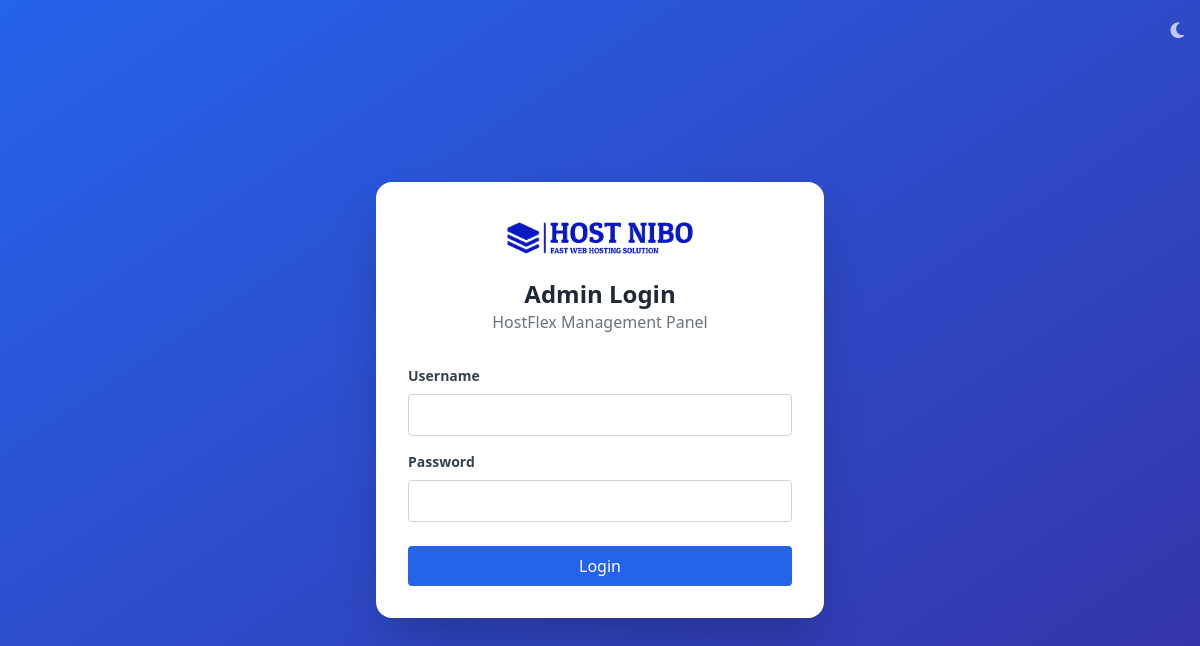
The app's page /admin/index.php with its own data.
### tables this page shows
CREATE TABLE settings (
    id INT AUTO_INCREMENT PRIMARY KEY,
    setting_key VARCHAR(100) NOT NULL UNIQUE,
    setting_value TEXT NOT NULL
);

### includes/functions.php (called while the page is built, shortened)
<?php
function getSetting($key) {
    global $conn;
    $key = mysqli_real_escape_string($conn, $key);
    $query = "SELECT setting_value FROM settings WHERE setting_key = '$key'";
    $result = mysqli_query($conn, $query);
    if ($row = mysqli_fetch_assoc($result)) {
        return $row['setting_value'];
    }
    return '';
}
function escSetting($key) {
    return htmlspecialchars(getSetting($key), ENT_QUOTES, 'UTF-8');
}
        ?>

### admin/index.php (the view, shortened to what this page needs)
<?php
require_once '../includes/functions.php';
?>
<!DOCTYPE html>
<html lang="en">
<head>
    <script src="https://cdn.tailwindcss.com"></script>
    <link rel="stylesheet" href="https://cdnjs.cloudflare.com/ajax/libs/font-awesome/6.1.1/css/all.min.css">
</head>
<body class="bg-gradient-to-br from-blue-600 to-indigo-800 dark:from-gray-900 dark:to-blue-950 min-h-screen flex items-center justify-center p-4 relative">
<div class="absolute top-4 right-4">
    <button onclick="toggleLoginDark()" id="loginDarkToggle" class="text-white/70 hover:text-white text-lg" title="Toggle Dark Mode">
        <i class="fa fa-moon" id="loginDarkIcon"></i>
    </button>
</div>
<div class="w-full max-w-md">
    <div class="bg-white dark:bg-gray-800 rounded-2xl shadow-2xl p-8">
        <div class="text-center mb-8">
            <img src="../<?php echo htmlspecialchars(getSetting('header_logo') ?: 'images/bg.webp'); ?>" class="h-12 mx-auto mb-4 dark:invert dark:brightness-200" alt="<?php echo escSetting('site_name'); ?>">
            <h2 class="text-2xl font-bold text-gray-800 dark:text-gray-100">Admin Login</h2>
            <p class="text-gray-500 dark:text-gray-400"><?php echo escSetting('site_name'); ?> Management Panel</p>
            </div>
            <form method="POST">
                <div class="mb-4">
                    <label class="block text-gray-700 dark:text-gray-200 text-sm font-bold mb-2">Username</label>
                    <input type="text" name="username" required class="w-full px-3 py-2 border border-gray-300 dark:border-gray-600 rounded focus:outline-none focus:border-blue-500 dark:bg-gray-700 dark:text-gray-200">
                </div>
                <div class="mb-6">
                    <label class="block text-gray-700 dark:text-gray-200 text-sm font-bold mb-2">Password</label>
                    <input type="password" name="password" required class="w-full px-3 py-2 border border-gray-300 dark:border-gray-600 rounded focus:outline-none focus:border-blue-500 dark:bg-gray-700 dark:text-gray-200">
                </div>
                <button type="submit" class="w-full bg-blue-600 text-white py-2 px-4 rounded hover:bg-blue-700 transition">Login</button>
            </form>
        </div>
    </div>
</body>
</html>

### records on screen
settings: setting_value (picture)
settings: setting_value "HostFlex"
